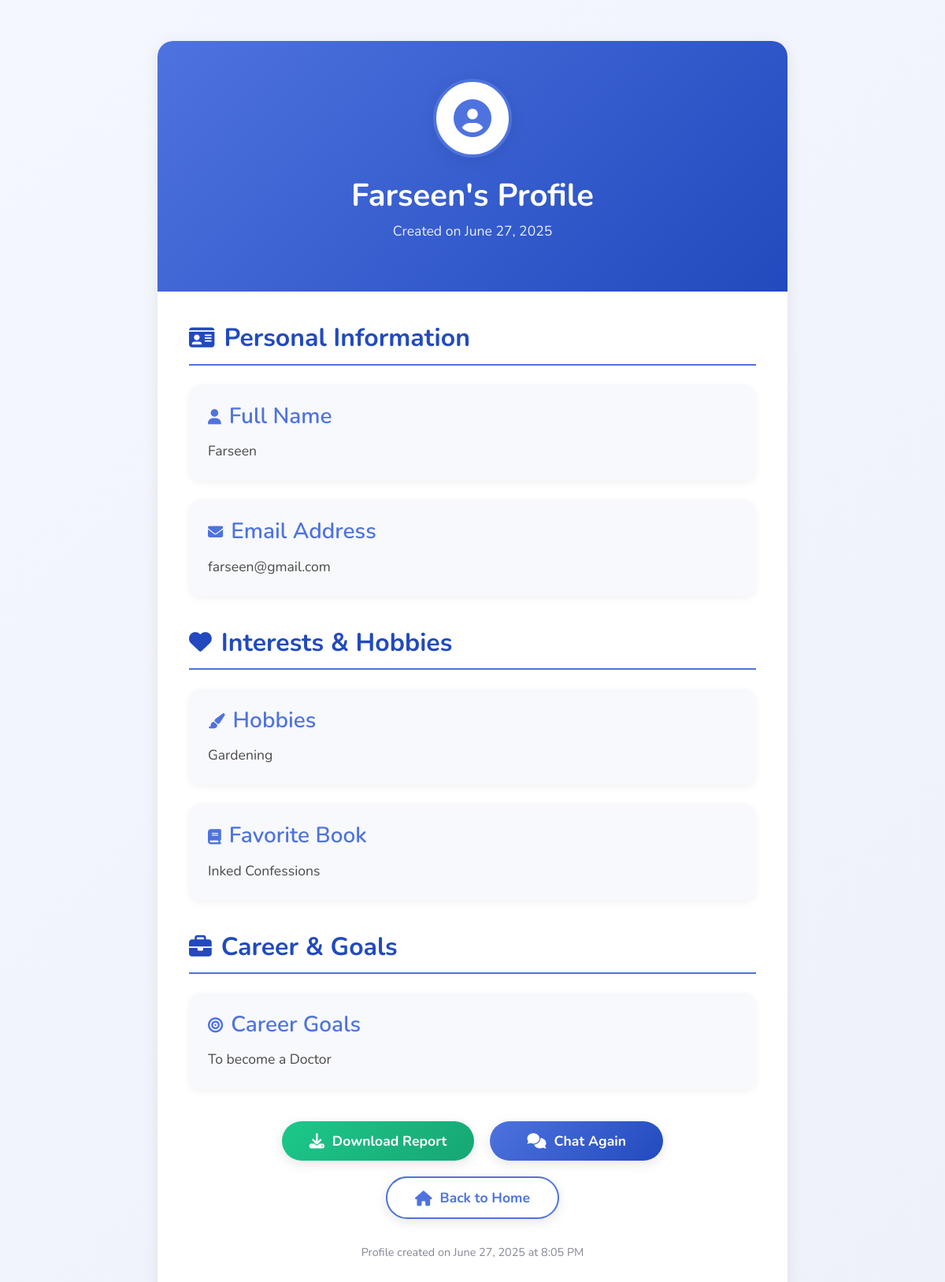
The page /profile/4/ on the database its author committed.
### chatbot/models.py (models this page shows, shortened)
class UserProfile(models.Model):
    name = models.CharField(max_length=100)
    email = models.EmailField()
    hobbies = models.TextField()
    favorite_book = models.CharField(max_length=200)
    career_goal = models.TextField()
    created_at = models.DateTimeField(auto_now_add=True)

### chatbot/views.py (the view)
# urls.py: path('profile/<int:profile_id>/', profile_view, name='profile'),
def profile_view(request, profile_id):
    profile = UserProfile.objects.get(id=profile_id)
    return render(request, 'profile.html', {'profile': profile})

### templates/profile.html (shortened to what this page needs)
<!DOCTYPE html>
<html lang="en">
<head>
    <link href="https://cdn.jsdelivr.net/npm/bootstrap@5.3.0/dist/css/bootstrap.min.css" rel="stylesheet">
    <link rel="stylesheet" href="https://cdnjs.cloudflare.com/ajax/libs/font-awesome/6.4.0/css/all.min.css">
</head>
<body>
    <div class="profile-container">
        <div class="profile-header">
            <div class="profile-icon">
                <i class="fas fa-user-circle"></i>
            </div>
            <h1>{{ profile.name }}'s Profile</h1>
            <p>Created on {{ profile.created_at|date:"F j, Y" }}</p>
        </div>
        <div class="profile-body">
            <div class="profile-section">
                <h2><i class="fas fa-id-card"></i> Personal Information</h2>
                <div class="info-card">
                    <h3><i class="fas fa-user"></i> Full Name</h3>
                    <p>{{ profile.name }}</p>
                </div>
                <div class="info-card">
                    <h3><i class="fas fa-envelope"></i> Email Address</h3>
                    <p>{{ profile.email }}</p>
                </div>
            </div>
            <div class="profile-section">
                <h2><i class="fas fa-heart"></i> Interests & Hobbies</h2>
                <div class="info-card">
                    <h3><i class="fas fa-paint-brush"></i> Hobbies</h3>
                    <p>{{ profile.hobbies }}</p>
                </div>
                <div class="info-card">
                    <h3><i class="fas fa-book"></i> Favorite Book</h3>
                    <p>{{ profile.favorite_book }}</p>
                </div>
            </div>
            <div class="profile-section">
                <h2><i class="fas fa-briefcase"></i> Career & Goals</h2>
                <div class="info-card">
                    <h3><i class="fas fa-bullseye"></i> Career Goals</h3>
                    <p>{{ profile.career_goal }}</p>
                </div>
            </div>
            <div class="action-buttons">
                <a href="{% url 'download_report' profile.id %}" class="btn btn-download action-btn">
                    <i class="fas fa-download"></i>Download Report
                </a>
                <a href="{% url 'chat' %}" class="btn btn-profile action-btn">
                    <i class="fas fa-comments"></i>Chat Again
                </a>
                <a href="/" class="btn btn-restart action-btn">
                    <i class="fas fa-home"></i>Back to Home
                </a>
            </div>
            <div class="created-at">
                <p>Profile created on {{ profile.created_at|date:"F j, Y" }} at {{ profile.created_at|time:"g:i A" }}</p>
            </div>
        </div>
    </div>
</body>
</html>

### templates/profile.html (style rules this page uses)
:root { --primary: #4e73df; --primary-dark: #224abe; --secondary: #f8f9fc; --accent: #36b9cc; --text: #4a4a4a; --light-text: #858796; --success: #1cc88a; --shadow: 0 4px 20px rgba(0, 0, 0, 0.08); }
* { margin: 0; padding: 0; box-sizing: border-box; }
body { font-family: 'Nunito', sans-serif; background: linear-gradient(135deg, #f5f7ff 0%, #eef1f9 100%); color: var(--text); min-height: 100vh; padding: 20px; }
.profile-container { max-width: 800px; margin: 2rem auto; border-radius: 20px; box-shadow: var(--shadow); overflow: hidden; background: white; }
.profile-header { background: linear-gradient(135deg, var(--primary) 0%, var(--primary-dark) 100%); color: white; padding: 3rem 2rem; text-align: center; position: relative; }
.profile-icon { width: 100px; height: 100px; border-radius: 50%; background: white; display: flex; align-items: center; justify-content: center; margin: 0 auto 1.5rem; box-shadow: var(--shadow); border: 4px solid var(--primary); }
.profile-icon i { font-size: 48px; color: var(--primary); }
.profile-header h1 { font-weight: 700; font-size: 2.5rem; margin-bottom: 0.5rem; }
.profile-header p { font-size: 1.1rem; opacity: 0.9; }
.profile-body { padding: 2.5rem; }
.profile-section { margin-bottom: 2.5rem; }
.profile-section h2 { color: var(--primary-dark); border-bottom: 2px solid var(--primary); padding-bottom: 0.8rem; margin-bottom: 1.5rem; font-weight: 700; display: flex; align-items: center; }
.profile-section h2 i { margin-right: 12px; font-size: 1.8rem; }
.info-card { background: var(--secondary); border-radius: 15px; padding: 1.5rem; margin-bottom: 1.5rem; box-shadow: 0 3px 10px rgba(0, 0, 0, 0.05); transition: all 0.3s ease; }
.info-card h3 { color: var(--primary); margin-bottom: 0.8rem; font-weight: 600; display: flex; align-items: center; }
.info-card h3 i { margin-right: 10px; font-size: 1.2rem; }
.info-card p { font-size: 1.1rem; line-height: 1.6; color: var(--text); margin-bottom: 0; }
.action-buttons { display: flex; justify-content: center; gap: 20px; margin-top: 2rem; flex-wrap: wrap; }
.action-btn { border-radius: 50px; padding: 12px 35px; font-weight: 700; font-size: 1.1rem; transition: all 0.3s; display: flex; align-items: center; justify-content: center; min-width: 220px; box-shadow: 0 4px 15px rgba(0, 0, 0, 0.1); text-decoration: none !important; }
.action-btn i { margin-right: 10px; font-size: 1.2rem; }
.btn-download { background: linear-gradient(135deg, var(--success) 0%, #17a673 100%); color: white !important; border: none; }
.btn-profile { background: linear-gradient(135deg, var(--primary) 0%, var(--primary-dark) 100%); color: white !important; border: none; }
.btn-restart { background: white; border: 2px solid var(--primary); color: var(--primary) !important; }
.created-at { text-align: center; margin-top: 2rem; color: var(--light-text); font-size: 0.9rem; }

### rows shown on the page
UserProfile: name "Farseen", created_at "June 27, 2025", email "farseen@gmail.com", hobbies "Gardening", favorite_book "Inked Confessions", career_goal "To become a Doctor", created_at "8:05 PM"
